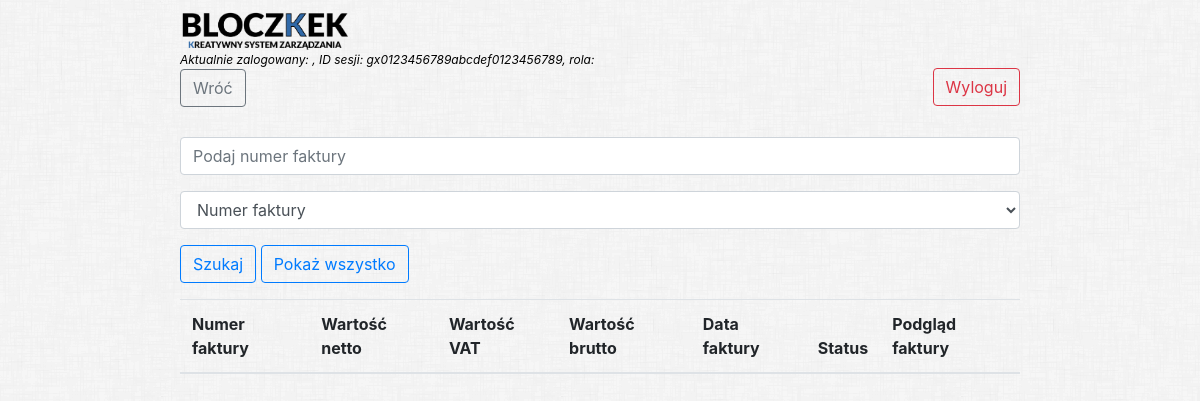
/read_invoices.php, run on an earlier commit of the app's database.
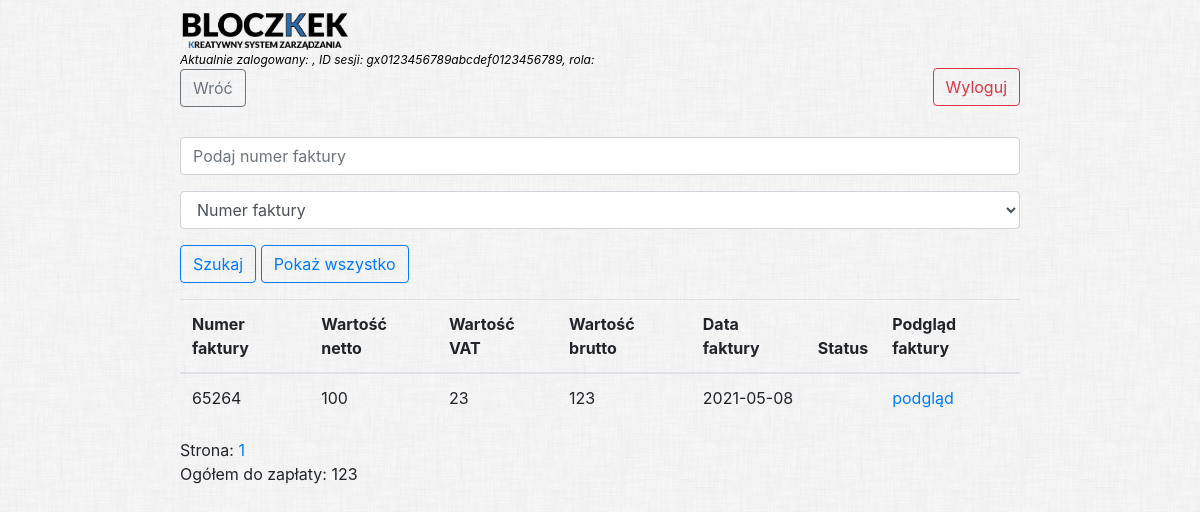
And on a later commit of the database.
### tables this page shows
CREATE TABLE `invoices` (
  `invoiceID` int(10) NOT NULL,
  `invoiceNumber` int(20) NOT NULL,
  `nettoValue` double NOT NULL,
  `vatValue` double NOT NULL,
  `bruttoValue` double NOT NULL,
  `filename` text NOT NULL,
  `date` date NOT NULL,
  `status` varchar(50) NOT NULL
);

### read_invoices.php (the view, shortened to what this page needs)
<?php
global $config;
if (isset($_SESSION) && isset($_SESSION['name']) && $_SESSION['role'] == "user" or "worker") {
    $infoUser = "Aktualnie zalogowany: {$_SESSION['name']}, ID sesji: " . session_id() . ", rola: {$_SESSION['role']} ";
    $pdo = new PDO($config['dsn'], $config['username'], $config['password']);
    $brutto = 0;
    $stmt = $pdo->query("SELECT * FROM invoices ");
    $invoices = $stmt->fetchAll(PDO::FETCH_ASSOC);
    $cnt = 0;
    foreach ($invoices as $invoice):
        $cnt++;
        $brutto += $invoice['bruttoValue'];
    endforeach;
    $limit = 25;
    $currentPage = 0;
    $page = ceil($cnt / $limit);
    $offset = $limit * $currentPage;
    $isSearch = false;
    if (isset($_GET['search']) && isset($_GET['option']) && !isset($_GET['all'])) {
        $isSearch = true;
        $search = $_GET['search'];
        $option = $_GET['option'];
        if ($option == 'invoiceNumber') {
            $stmt = $pdo->prepare("SELECT * FROM invoices WHERE invoiceNumber LIKE ? ORDER BY date LIMIT $offset, $limit");
        } elseif ($option == 'date') {
            $stmt = $pdo->prepare("SELECT * FROM invoices WHERE date=? ORDER BY date LIMIT $offset, $limit");
        }
        $stmt->execute([$search]);
        $invoices = $stmt->fetchAll(PDO::FETCH_ASSOC);
    } else {
        $stmt = $pdo->query("SELECT * FROM invoices ORDER BY date LIMIT $offset, $limit");
        $invoices = $stmt->fetchAll(PDO::FETCH_ASSOC);
    }
    ?>
    <!doctype html>
    <html class="no-js" lang="">
    <?php include('head.php'); ?>
    <body>
    <div>
        <div class="content">
            <?php include('header.php'); ?>
            <div class="infoUser">
                <?php echo $infoUser ?>
            </div>
                    <button class="btn btn-outline-secondary">Wróć</button>
                <form action="#">
                    <div class="form-group" style="margin-top: 30px">
                    <input type="text" class="form-control" id="search" name="search" placeholder="Podaj numer faktury">
                    </div>
                    <div class="form-group">
                    <select name="option" id="search_select" class="form-control">
                        <option value="invoiceNumber">Numer faktury</option>
                    </select>
                    </div>
                    <button class="btn btn-outline-primary">Szukaj</button>
                    <button name="all" class="btn btn-outline-primary">Pokaż wszystko</button>
                </form>
                <div id='invTable'>
                    <table class="table" id="table">
                        <thead>
                        <tr class="category">
                            <th scope="col">Numer faktury</th>
                            <th scope="col">Wartość netto</th>
                            <th scope="col">Wartość VAT</th>
                            <th scope="col">Wartość brutto</th>
                            <th scope="col">Data faktury</th>
                            <th scope="col">Status</th>
                            <th scope="col">Podgląd faktury</th>
                        </tr>
                        </thead>
                        <tbody>
                        <?php foreach ($invoices as $invoice): ?>
                            <tr class="type">
                                <td><?= $invoice['invoiceNumber'] ?></td>
                                <td><?= $invoice['nettoValue'] ?></td>
                                <td><?= $invoice['vatValue'] ?></td>
                                <td><?= $invoice['bruttoValue'] ?></td>
                                <td><?= $invoice['date'] ?></td>
                                <td><?= $invoice['status'] ?></td>
                                <td><a href="invoice_detail.php?id=<?= $invoice['invoiceID'] ?>"
                                       class="edit">podgląd</a></td>
                            </tr>
                        <?php endforeach; ?>
                        </tbody>
                    </table>
                </div>
                <?php
                if ($invoices != null) {
                    echo "Strona:";
                    for ($i = 1; $i <= $page; $i++) {
                        ?>
                        <a href="read_invoices.php?page=<?= $i - 1 ?>"><?= $i ?></a>
                        <?php
                    }
                    if (!$isSearch) {
                        ?>
                        <p>Ogółem do zapłaty: <?= $brutto ?></p>
                        <?php
                    }
                }
                ?>
        </div>
    </div>
    </body>
    </html>
    <?php
} else {
    echo "No session started.";
}

### head.php (shortened to what this page needs)
<head>
    <link rel="stylesheet" href="styles.css">
    <link rel="stylesheet" href="https://use.fontawesome.com/releases/v5.7.1/css/all.css">
    <link rel="stylesheet" href="https://stackpath.bootstrapcdn.com/bootstrap/4.5.2/css/bootstrap.min.css"
>
</head>

### header.php (shortened to what this page needs)
<div class="header">
    <a href="index.php">
        <img src="assets/images/logoWide.png" alt="logo aplikacji">
    </a>
    <form method="post">
        <?php
        if (isset($_SESSION)):
        ?>
        <input type="submit" name="logOutButton" id="logOutButton" class="btn btn-outline-danger"
               value="Wyloguj">
        <?php
        endif;
        ?>
    </form>
</div>

### styles.css (style rules this page uses)
body { background-image: url("assets/images/dust_scratches.png"); }
.content { width: 70%; margin: auto; padding-top: 10px; }
.header img { width: 20%; height: 20%; }
#logOutButton { float:right; margin-top:17px; }
.infoUser { font-size: 12px; font-style: italic; color: black; text-decoration: none; }

What changed in the data, as far as the page shows it:
added invoices: invoiceNumber "65264", nettoValue "100", vatValue "23", bruttoValue "123", date "2021-05-08"
Also different on the page:
$brutto: (not shown) → "123"
text now shown: "Strona: Ogółem do zapłaty:"
new list line: "1"
